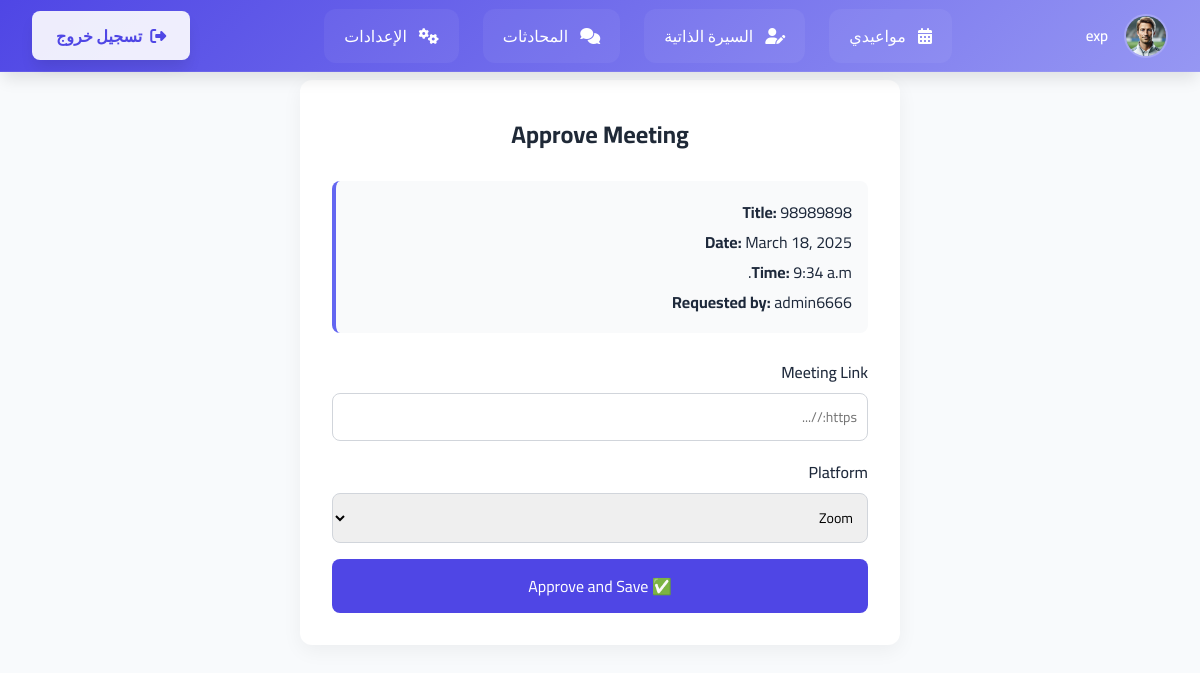
Screenshot of /meetings/7/approve/ (signed in) with the database file from the repository.
### users/models.py (models this page shows, shortened)
class CustomUser(AbstractUser):
    phone_regex = RegexValidator(
        regex=r'^05\d{8}$',
        message="Phone number must start with 05 and be exactly 10 digits."
    )
    phone_number = models.CharField(
        max_length=10,
        unique=True,
        validators=[phone_regex],
        help_text="Phone number must start with 05 and contain exactly 10 digits."
    )
    ROLE_CHOICES = [
        ('member', 'Member'),
        ('expert', 'Expert')
    ]
    role = models.CharField(
        max_length=10,
        choices=ROLE_CHOICES,
        default='member'
    )
    profile_image = models.ImageField(
        upload_to='profile_pics/',
        default='profile_pics/p.png',
        blank=True,
        null=True
    )
    short_bio = models.CharField(
        max_length=15,
        blank=True,
        help_text="Short description (e.g., AI Expert, UI Guru)."
    )
    full_bio = models.TextField(
        blank=True,
        help_text="Detailed biography or personal summary."
    )
    groups = models.ManyToManyField(
        'auth.Group',
        related_name='custom_user_groups',
        blank=True
    )
    user_permissions = models.ManyToManyField(
        'auth.Permission',
        related_name='custom_user_permissions',
        blank=True
    )

### meetings/models.py (models this page shows, shortened)
class Meeting(models.Model):
    PLATFORM_CHOICES = [
        ('zoom', 'Zoom'),
        ('meet', 'Google Meet'),
    ]
    STATUS_CHOICES = [
        ('pending', 'Pending'),        # تم طلب الاجتماع وينتظر موافقة الخبير
        ('approved', 'Approved'),      # تمت الموافقة من قبل الخبير
        ('rejected', 'Rejected'),      # تم رفض الطلب من الخبير
        ('cancelled', 'Cancelled'),    # تم إلغاء الاجتماع بعد الموافقة
    ]
    title = models.CharField(max_length=255)  # عنوان الاجتماع
    description = models.TextField(blank=True, null=True)  # تفاصيل الاجتماع
    project = models.ForeignKey(
        Project, on_delete=models.CASCADE, null=True, blank=True, related_name="meeting_set"
    )
    date = models.DateField()
    time = models.TimeField()
    participants = models.ManyToManyField(CustomUser, related_name="meetings")
    expert = models.ForeignKey(
        CustomUser,
        on_delete=models.SET_NULL,
        null=True,
        blank=True,
        related_name="expert_meetings",
        limit_choices_to={'role': 'expert'}
    )
    created_by = models.ForeignKey(
        CustomUser,
        on_delete=models.SET_NULL,
        null=True,
        blank=True,
        related_name='meetings_created'
    )
    availability = models.OneToOneField(  # ✅ الربط المباشر بالموعد
        'meetings.ExpertAvailability',
        on_delete=models.SET_NULL,
        null=True,
        blank=True,
        related_name='meeting'
    )
    meeting_link = models.CharField(max_length=255, blank=True, null=True)
    platform = models.CharField(max_length=10, choices=PLATFORM_CHOICES, default='zoom')
    status = models.CharField(max_length=10, choices=STATUS_CHOICES, default='pending')
    created_at = models.DateTimeField(auto_now_add=True)

### meetings/views.py (the view, shortened to what this page needs)
# urls.py: path('<int:meeting_id>/approve/', views.approve_expert_meeting, name='approve_expert_meeting'),
@login_required
def approve_expert_meeting(request, meeting_id):
    meeting = get_object_or_404(Meeting, id=meeting_id)
    if request.user != meeting.expert:
        messages.error(request, "You are not authorized to approve this meeting.")
        return redirect('meeting_list')
    return render(request, 'approve_meeting.html', {'meeting': meeting})

### templates/approve_meeting.html (shortened to what this page needs)
<!DOCTYPE html>
<html lang="en">
<head>
</head>
<body>
    {% include 'navbar.html' %}
    <div class="container">
        <h2>Approve Meeting</h2>
        <div class="meeting-info">
            <p><strong>Title:</strong> {{ meeting.title }}</p>
            <p><strong>Date:</strong> {{ meeting.date }}</p>
            <p><strong>Time:</strong> {{ meeting.time }}</p>
            <p><strong>Requested by:</strong>
                {% for user in meeting.participants.all %}
                    {{ user.get_full_name|default:user.username }}{% if not forloop.last %}, {% endif %}
                {% endfor %}
            </p>
        </div>
        <form method="post">
            <label for="meeting_link">Meeting Link</label>
            <input type="url" name="meeting_link" id="meeting_link" placeholder="https://..." required>
            <label for="platform">Platform</label>
            <select name="platform" id="platform">
                <option value="zoom">Zoom</option>
            </select>
            <button type="submit">✅ Approve and Save</button>
        </form>
    </div>
</body>
</html>

### templates/navbar.html (shortened to what this page needs)
<!DOCTYPE html>
<html lang="ar" dir="rtl">
<head>
    <link rel="stylesheet" href="https://cdnjs.cloudflare.com/ajax/libs/font-awesome/6.4.2/css/all.min.css">
</head>
<body>
    <nav class="navbar">
        <div class="profile">
            <img src="{{ user.profile_image.url }}"
                 class="profile__image"
                 onerror="this.onerror=null; this.src='/media/profile_pics/p.png';"
                 alt="صورة المستخدم">
            <span class="profile__name">{{ user.username }}</span>
        </div>
        <div class="nav-links">
            {% if user.role == 'expert' %}
                <a href="{% url 'expert_availability_manage' %}" class="nav-link">
                    <i class="fas fa-calendar-alt"></i>
                    <span>مواعيدي</span>
                </a>
                <a href="{% url 'edit_expert_bio' %}" class="nav-link">
                    <i class="fas fa-user-edit"></i>
                    <span>السيرة الذاتية</span>
                </a>
            {% else %}
                <a href="{% url 'meeting_list' %}" class="nav-link">
                    <i class="fas fa-video"></i>
                    <span>الاجتماعات</span>
                </a>
            {% endif %}
            <a href="{% url 'chat_list' %}" class="nav-link">
                <i class="fas fa-comments"></i>
                <span>المحادثات</span>
            </a>
            <a href="{% url 'settings' %}" class="nav-link">
                <i class="fas fa-cogs"></i>
                <span>الإعدادات</span>
            </a>
        </div>
        <form id="logout-form" action="{% url 'logout' %}" method="post">
            <button type="submit" class="logout">
                <i class="fas fa-sign-out-alt"></i>
                <span class="logout__text">تسجيل خروج</span>
            </button>
        </form>
    </nav>
</body>
</html>

### templates/approve_meeting.html (style rules this page uses)
body { font-family: 'Segoe UI', sans-serif; background-color: #f3f4f6; padding-top: 80px; }
.container { max-width: 600px; margin: auto; background: white; padding: 32px; border-radius: 12px; box-shadow: 0 6px 20px rgba(0, 0, 0, 0.05); }
h2 { text-align: center; color: #1f2937; margin-bottom: 24px; }
.meeting-info { margin-bottom: 24px; background: #f9fafb; padding: 16px; border-left: 4px solid #6366f1; border-radius: 8px; }
label { display: block; margin-bottom: 6px; font-weight: 500; }
input, select { width: 100%; padding: 10px; margin-bottom: 16px; border-radius: 8px; border: 1px solid #d1d5db; font-size: 14px; }
button { width: 100%; background-color: #4f46e5; color: white; padding: 12px; border: none; border-radius: 8px; font-size: 16px; cursor: pointer; }

### templates/navbar.html (style rules this page uses)
:root { --primary-500: #4f46e5; --primary-600: #4f46e5; --surface-100: #f8fafc; --surface-900: #0f172a; --text-primary: #1e293b; --text-inverse: #ffffff; --transition-default: 300ms cubic-bezier(0.4, 0, 0.2, 1); --shadow-lg: 0 10px 15px -3px rgba(0, 0, 0, 0.1); }
* { margin: 0; padding: 0; box-sizing: border-box; font-family: 'Cairo', sans-serif; }
body { background-color: var(--surface-100); color: var(--text-primary); }
.navbar { position: fixed; top: 0; right: 0; width: 100%; height: 72px; display: flex; align-items: center; justify-content: space-between; padding: 0 2rem; background: linear-gradient(135deg, #4f46e5, #9697f3); backdrop-filter: blur(12px); box-shadow: var(--shadow-lg); z-index: 1000; border-bottom: 1px solid rgba(255, 255, 255, 0.1); }
.profile { display: flex; align-items: center; gap: 1rem; color: var(--text-inverse); position: relative; }
.profile__image { width: 44px; height: 44px; border-radius: 50%; object-fit: cover; border: 2px solid rgba(255, 255, 255, 0.2); transition: transform var(--transition-default); }
.profile__name { font-weight: 600; font-size: 0.95rem; letter-spacing: -0.2px; }
.nav-links { display: flex; gap: 1.5rem; align-items: center; transition: transform var(--transition-default); }
.nav-link { color: var(--text-inverse); text-decoration: none; padding: 0.75rem 1.25rem; border-radius: 0.75rem; display: flex; align-items: center; gap: 0.75rem; position: relative; background: rgba(255, 255, 255, 0.05); transition: all var(--transition-default); }
.nav-link::after { content: ''; position: absolute; bottom: 0; right: 50%; width: 0; height: 2px; background: var(--text-inverse); transition: all var(--transition-default); }
.logout { background: rgba(255, 255, 255, 0.9); color: var(--primary-600); border: none; padding: 0.6rem 1.5rem; border-radius: 0.5rem; display: flex; align-items: center; gap: 0.5rem; cursor: pointer; transition: all var(--transition-default); font-weight: 600; box-shadow: var(--shadow-lg); }

### rows the page displays
CustomUser: profile_image (picture), username "exp"
Meeting: title "98989898", date "March 18, 2025", time "9:34 a.m."
CustomUser: get_full_name "admin6666"
